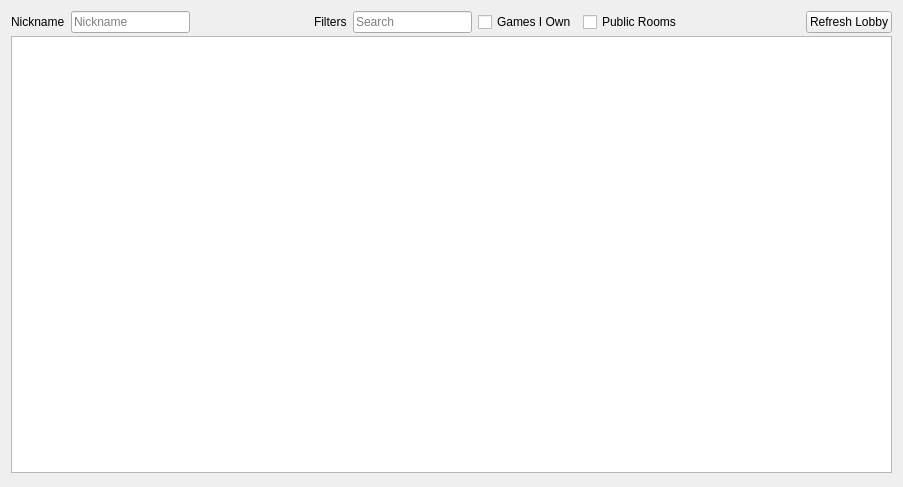
<?xml version="1.0" encoding="UTF-8"?>
<ui version="4.0">
 <class>Lobby</class>
 <widget class="QWidget" name="Lobby">
  <property name="geometry">
   <rect>
    <x>0</x>
    <y>0</y>
    <width>903</width>
    <height>487</height>
   </rect>
  </property>
  <property name="windowTitle">
   <string>Public Room Browser</string>
  </property>
  <layout class="QVBoxLayout" name="verticalLayout">
   <item>
    <layout class="QVBoxLayout" name="verticalLayout_2">
     <property name="spacing">
      <number>3</number>
     </property>
     <item>
      <layout class="QHBoxLayout" name="horizontalLayout_3">
       <property name="spacing">
        <number>6</number>
       </property>
       <item>
        <layout class="QHBoxLayout" name="horizontalLayout_5">
         <item>
          <widget class="QLabel" name="label">
           <property name="text">
            <string>Nickname</string>
           </property>
          </widget>
         </item>
         <item>
          <widget class="QLineEdit" name="nickname">
           <property name="placeholderText">
            <string>Nickname</string>
           </property>
          </widget>
         </item>
         <item>
          <spacer name="horizontalSpacer_2">
           <property name="orientation">
            <enum>Qt::Horizontal</enum>
           </property>
           <property name="sizeHint" stdset="0">
            <size>
             <width>40</width>
             <height>20</height>
            </size>
           </property>
          </spacer>
         </item>
         <item>
          <widget class="QLabel" name="label_2">
           <property name="text">
            <string>Filters</string>
           </property>
          </widget>
         </item>
         <item>
          <widget class="QLineEdit" name="search">
           <property name="placeholderText">
            <string>Search</string>
           </property>
           <property name="clearButtonEnabled">
            <bool>true</bool>
           </property>
          </widget>
         </item>
         <item>
          <widget class="QCheckBox" name="games_owned">
           <property name="text">
            <string>Games I Own</string>
           </property>
          </widget>
         </item>
         <item>
          <widget class="QCheckBox" name="public_rooms">
           <property name="text">
            <string>Public Rooms</string>
           </property>
          </widget>
         </item>
         <item>
          <spacer name="horizontalSpacer">
           <property name="orientation">
            <enum>Qt::Horizontal</enum>
           </property>
           <property name="sizeHint" stdset="0">
            <size>
             <width>40</width>
             <height>20</height>
            </size>
           </property>
          </spacer>
         </item>
         <item>
          <widget class="QPushButton" name="refresh_list">
           <property name="text">
            <string>Refresh Lobby</string>
           </property>
          </widget>
         </item>
        </layout>
       </item>
      </layout>
     </item>
     <item>
      <widget class="QTreeView" name="room_list"/>
     </item>
     <item>
      <widget class="QWidget" name="widget" native="true"/>
     </item>
    </layout>
   </item>
  </layout>
 </widget>
 <resources/>
 <connections/>
</ui>
